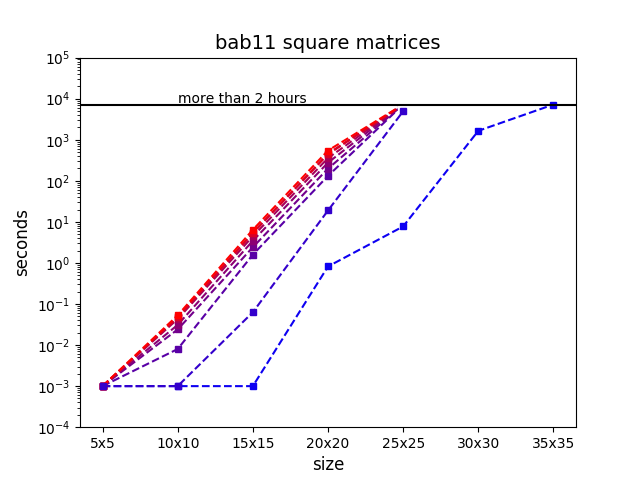

Source code (Python):
import numpy as np
import matplotlib.pyplot as plt

plt.yscale('log')
plt.ylim(0.0001,100000)

plt.xticks([5     , 10      , 15      , 20      , 25      , 30      , 35      ],
           ['5x5' , '10x10' , '15x15' , '20x20' , '25x25' , '30x30' , '35x35' ])

plt.plot([5     , 10    , 15    , 20      , 25       , 30       , 35      ],
         [0.001 , 0.001 , 0.001 , 0.820   , 7.732    , 1647.382 , 7200.000],
         color='#0d00f2', linestyle='dashed', marker='s',markerfacecolor='#0d00f2', markersize=4)

plt.plot([5     , 10    , 15    , 20      , 25       ],
         [0.001 , 0.008 , 1.593 , 131.661 , 7200.000 ],
         color='#5900a6', linestyle='dashed', marker='s',markerfacecolor='#5900a6', markersize=4)

plt.plot([5     , 10    , 15    , 20      , 25       ],
         [0.001 , 0.024 , 2.413 , 198.068 , 7200.000 ],
         color='#73008c', linestyle='dashed', marker='s',markerfacecolor='#73008c', markersize=4)        

plt.plot([5     , 10    , 15    , 20      , 25       ],
         [0.001 , 0.031 , 3.468 , 276.428 , 7200.000 ],
         color='#8c0073', linestyle='dashed', marker='s',markerfacecolor='#8c0073', markersize=4)         

plt.plot([5     , 10    , 15    , 20      , 25       ],
         [0.001 , 0.043 , 4.449 , 357.477 , 7200.000 ],
         color='#a60059', linestyle='dashed', marker='s',markerfacecolor='#a60059', markersize=4)        

plt.plot([5     , 10    , 15    , 20      , 25       ],
         [0.001 , 0.047 , 5.401 , 457.491 , 7200.000 ],
         color='#bf0040', linestyle='dashed', marker='s',markerfacecolor='#bf0040', markersize=4)        

plt.plot([5     , 10    , 15    , 20      , 25       ],
         [0.001 , 0.047 , 5.339 , 442.587 , 7200.000 ],
         color='#d90026', linestyle='dashed', marker='s',markerfacecolor='#d90026', markersize=4)       

plt.plot([5     , 10    , 15    , 20      , 25       ],
         [0.001 , 0.053 , 6.430 , 545.899 , 7200.000 ],
         color='#ff0000', linestyle='dashed', marker='s',markerfacecolor='#ff0000', markersize=4)

plt.plot([25      ],
         [7200.00 ],
                color='#ffffff', linestyle='dashed', marker='s',markerfacecolor='#ffffff', markersize=6.5)

plt.plot([5     , 10    , 15    , 20      , 25       ],
         [0.001 , 0.001 , 0.063 , 18.917  , 4931.100 ],
         color='#3300cc', linestyle='dashed', marker='s',markerfacecolor='#3300cc', markersize=4)

plt.axhline(7200.000, color='black')

plt.text(10, 8000.000, 'more than 2 hours')

plt.title('bab11 square matrices', fontsize=14)
plt.xlabel('size', fontsize=12)
plt.ylabel('seconds', fontsize=12)

plt.show()
